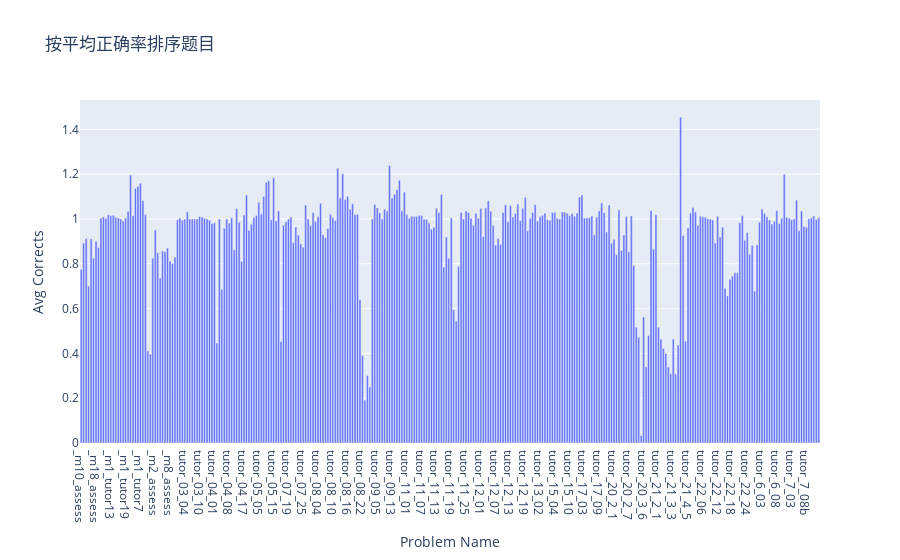

The notebook cell this image was saved under:
### Code cell
fig = px.bar(df_problem_group1, x="Problem Name", y="Avg Corrects", title="按平均正确率排序题目")
fig.show()

### Figure 1 — Plotly figure (JSON) as saved in the notebook; plotly's stock layout.template omitted (floating-point values rounded to 4 significant figures; data arrays with more than 128 entries replaced by an {"elided": "..."} marker saying what was removed)
{"data": [{"alignmentgroup": "True", "hovertemplate": "Problem Name=%{x}<br>Avg Corrects=%{y}<extra></extra>", "legendgroup": "", "marker": {"color": "#636efa"}, "name": "", "offsetgroup": "", "orientation": "v", "showlegend": false, "textposition": "auto", "type": "bar", "x": {"elided": "300 str values"}, "xaxis": "x", "y": {"elided": "300 float values"}, "yaxis": "y"}], "layout": {"barmode": "relative", "legend": {"tracegroupgap": 0}, "title": {"text": "按平均正确率排序题目"}, "xaxis": {"anchor": "y", "domain": [0, 1], "title": {"text": "Problem Name"}}, "yaxis": {"anchor": "x", "domain": [0, 1], "title": {"text": "Avg Corrects"}}}}
